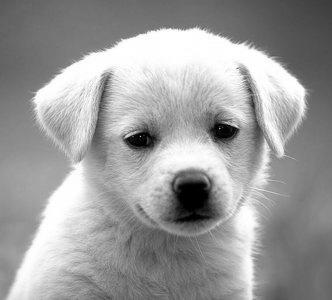
#> input picture my_test_images/dog.png, 332 x 300 px, found by its file name
$ python predictive_coder.py
#> lines starting #> are read from the running program, lines starting #| are printed output that depends on the picture
### modules/data_generator.py
import matplotlib.pyplot as plt
import numpy as np
from PIL import Image
import os
from pathlib import Path

_min_val = 0
_max_val = 255
_mean_val = (_max_val - _min_val)/2 + _min_val
_img_size = (512, 512)
ROOT_DIR = os.path.dirname(os.path.abspath(__file__))
path = str(Path(ROOT_DIR).parent.as_posix())


def generate_image_uniform(min_val=_min_val, max_val=_max_val, img_size=_img_size, save=-False):
    data = np.random.uniform(low=min_val, high=max_val+1, size=img_size)
    img = Image.fromarray(data.astype('uint8'), 'L')
    if save is True:
        img.save('test_images/uniform.png')

    return img


# [55 lines left out: functions generate_image_normal, generate_image_laplace, save_test_images, plot, not called in this run]


# [2 lines that do not run on import are left out]

### modules/predictive_coder.py
import numpy as np
from PIL import Image
import PIL


def predictive_encode(image: PIL.Image, neighbour):
#> called with neighbour = 'median'
    img = np.asarray(image)

    if neighbour == 'upper':
        edge = np.zeros((1, img.shape[1]))
        zeros_lower = np.vstack((np.copy(img), edge))
        zeros_upper = np.vstack((edge, np.copy(img)))
        img_diff = np.subtract(zeros_lower, zeros_upper)[:-1]

    elif neighbour == 'left':
        edge = np.zeros((img.shape[0], 1))
        zeros_right = np.hstack((np.copy(img), edge))
        zeros_left = np.hstack((edge, np.copy(img)))
        img_diff = np.subtract(zeros_right, zeros_left)
        img_diff = np.delete(img_diff, -1, axis=1)

    elif neighbour == 'median':
        median_img = np.zeros((img.shape[0]+1, img.shape[1]+1))
        img_upper_edge = np.vstack((img[:1], img))
        img_left_upper_edge = np.hstack((img_upper_edge[:, [0]], img_upper_edge))
        for i in range(1, img.shape[0]+1):
            for j in range(1, img.shape[1]+1):
                median_img[i, j] = np.median(np.array([img_left_upper_edge[i-1, j], img_left_upper_edge[i, j-1], img_left_upper_edge[i-1, j-1]]))
        median_img = median_img[1:, 1:]
        img_diff = np.subtract(img, median_img)
        img_diff[0, 0] = img[0, 0] - 128

    else:
        raise ValueError('Nie ma takiej wartości dla argumentu neighbour. Możliwe wartości: upper, left, median')


    return img_diff


def predictive_decode(encoded: np.ndarray, neighbour):
#> called with encoded = array of shape (4, 4), neighbour = 'median'
    decoded = np.copy(encoded)
    nrows, ncols = encoded.shape
    if neighbour == 'upper':
        for i in range(1, nrows):
            decoded[i] += decoded[i-1]

    if neighbour == 'left':
        for i in range(1, ncols):
            decoded[:, i] += decoded[:, i-1]

    if neighbour == 'median':
        decoded[0, 0] = decoded[0, 0] + 128
        for j in range(1, ncols):
            decoded[0, j] = decoded[0, j] + decoded[0, j-1]
        for i in range(1, nrows):
            decoded[i, 0] = decoded[i, 0] + decoded[i-1, 0]
        for i in range(1, nrows):
            for j in range(1, ncols):
                decoded[i, j] = decoded[i, j] + np.median([decoded[i, j-1], decoded[i-1, j], decoded[i-1, j-1]])

    return decoded


def data2image(encoded: np.ndarray):
    img = Image.fromarray(encoded.astype('uint8'), 'L')
    return img


if __name__ == '__main__':
    from modules.data_generator import generate_image_uniform

    img = generate_image_uniform(img_size=(4, 4))

    img_diff_median = predictive_encode(img, 'median')
    img_decoded_median = predictive_decode(img_diff_median, 'median')

    print('Obraz oryginalny \n', np.asarray(img))
    print('Obraz różnicowy median \n', img_diff_median)
    print('Obraz zdekodowany median \n', img_decoded_median)

    img_diff_upper = predictive_encode(img, 'upper')
    img_decoded_upper = predictive_decode(img_diff_upper, 'upper')

    print('Obraz oryginalny \n', np.asarray(img))
    print('Obraz różnicowy upper \n', img_diff_upper)
    print('Obraz zdekodowany upper \n', img_decoded_upper)


    img_diff_left = predictive_encode(img, 'left')
    img_decoded_left = predictive_decode(img_diff_left, 'left')

    print('Obraz oryginalny \n', np.asarray(img))
    print('Obraz różnicowy left \n', img_diff_left)
    print('Obraz zdekodowany left \n', img_decoded_left)

    dog = Image.open('my_test_images/dog.png')
#> dog is the input picture: PIL image 332x300 L; min 0, max 255, mean 155.7
    dog.show()
    dog_diff = predictive_encode(dog, 'upper')
#> call 4 of predictive_encode, with neighbour = 'upper'
#> in predictive_encode (call 4), `img_diff = np.subtract(zeros_lower, zeros_upper)[:-1]`:
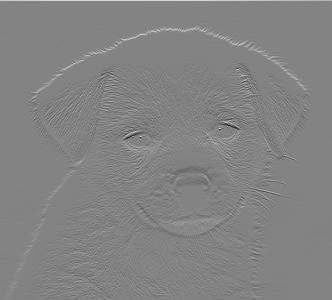
#> img_diff: shape (300, 332) float64; min -167, max 158, mean 0.4; drawn with min black and max white
    dog_decoded = predictive_decode(dog_diff, 'upper')
    data2image(dog_decoded).show()
